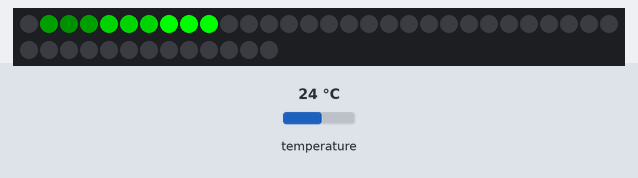
Bench run of a sketch on a simulated Arduino Uno, built with avr-gcc and run on an emulated ATmega328P. Shown: 43 RGB LEDs in strip order, left to right, continuing on the next row. The test bench sets the inputs (shaded band); at power-on: temperature 24 °C. Random numbers use the default seed unless the sketch sets one.

Above: at 5.67 s.
6.0 s: temperature set to 34.2 °C
11.5 s: temperature set to 35.3 °C
At 14.14 s:
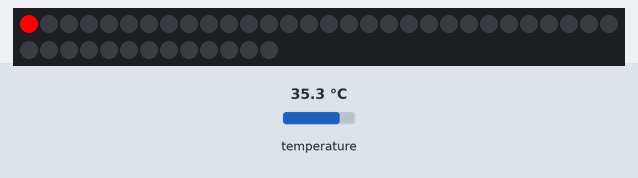
17.0 s: temperature set to 12 °C
At 19.19 s:
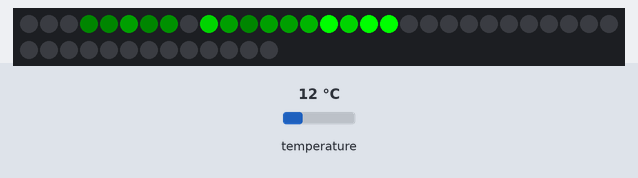
Timing chart, 0 to 20.7 s (numbered marks = the images above; inputs shaded):
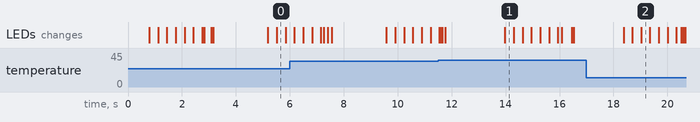

Measured:
- the behaviour switches between 34.9 and 35 °C on temperature (found by bisection; images 0 and 1)

The sketch:

pillow_temp.ino
```cpp
#include <OneWire.h>
#include <DallasTemperature.h>
#include <Adafruit_NeoPixel.h>
#define PIN 0
#define NUM_LEDS 43
#define ONE_WIRE_BUS 7

Adafruit_NeoPixel strip = Adafruit_NeoPixel(NUM_LEDS, PIN, NEO_GRB + NEO_KHZ800);
OneWire oneWire(ONE_WIRE_BUS);
DallasTemperature sensors(&oneWire);

int red[3]    = { 255, 0, 0 };
int green[3]    = { 0, 255, 0 };
int blue[3]    = { 0, 0, 255 };
int yellow[3]    = { 255, 255, 0 };
int purple[3]    = { 80, 0, 80 };
int aqua[3]    = { 0, 255, 255 };
int off[3]    = { 0, 0, 0 };

// int temp = sensors.getTempCByIndex(0);

void setup() {
  sensors.begin();
  strip.begin();
  strip.show();
//  Serial.begin(9600);

}

void loop() {
//  strip.setBrightness(10);
  sensors.requestTemperatures();
  int temp = sensors.getTempCByIndex(0);
//  Serial.println(temp);

  if ( temp < 35 ) {
    meteorRain(0,255,0,2, 128, true, 30);
    delay(500);

  }

    if ( temp >= 35 ) {
    meteorRain(255,0,0,2, 128, true, 30);
    delay(500);

  }
}

void meteorRain(byte red, byte green, byte blue, byte meteorSize, byte meteorTrailDecay, boolean meteorRandomDecay, int SpeedDelay) {
  setAll(0,0,0);

  for(int i = 0; i < NUM_LEDS+NUM_LEDS; i++) {


    // fade brightness all LEDs one step
    for(int j=0; j<NUM_LEDS; j++) {
      if( (!meteorRandomDecay) || (random(10)>5) ) {
        fadeToBlack(j, meteorTrailDecay );
      }
    }

    // draw meteor
    for(int j = 0; j < meteorSize; j++) {
      if( ( i-j <NUM_LEDS) && (i-j>=0) ) {
        setPixel(i-j, red, green, blue);
      }
    }

    showStrip();
    delay(SpeedDelay);
  }
}

void fadeToBlack(int ledNo, byte fadeValue) {
 #ifdef ADAFRUIT_NEOPIXEL_H
    // NeoPixel
    uint32_t oldColor;
    uint8_t r, g, b;
    int value;

    oldColor = strip.getPixelColor(ledNo);
    r = (oldColor & 0x00ff0000UL) >> 16;
    g = (oldColor & 0x0000ff00UL) >> 8;
    b = (oldColor & 0x000000ffUL);

    r=(r<=10)? 0 : (int) r-(r*fadeValue/256);
    g=(g<=10)? 0 : (int) g-(g*fadeValue/256);
    b=(b<=10)? 0 : (int) b-(b*fadeValue/256);

    strip.setPixelColor(ledNo, r,g,b);
 #endif
 #ifndef ADAFRUIT_NEOPIXEL_H
   // FastLED
   leds[ledNo].fadeToBlackBy( fadeValue );
 #endif
}

void showStrip() {
 #ifdef ADAFRUIT_NEOPIXEL_H
   // NeoPixel
   strip.show();
 #endif
 #ifndef ADAFRUIT_NEOPIXEL_H
   // FastLED
   FastLED.show();
 #endif
}

void setPixel(int Pixel, byte red, byte green, byte blue) {
 #ifdef ADAFRUIT_NEOPIXEL_H
   // NeoPixel
   strip.setPixelColor(Pixel, strip.Color(red, green, blue));
 #endif
 #ifndef ADAFRUIT_NEOPIXEL_H
   // FastLED
   leds[Pixel].r = red;
   leds[Pixel].g = green;
   leds[Pixel].b = blue;
 #endif
}

void setAll(byte red, byte green, byte blue) {
  for(int i = 0; i < NUM_LEDS; i++ ) {
    setPixel(i, red, green, blue);
  }
  showStrip();
}
```
